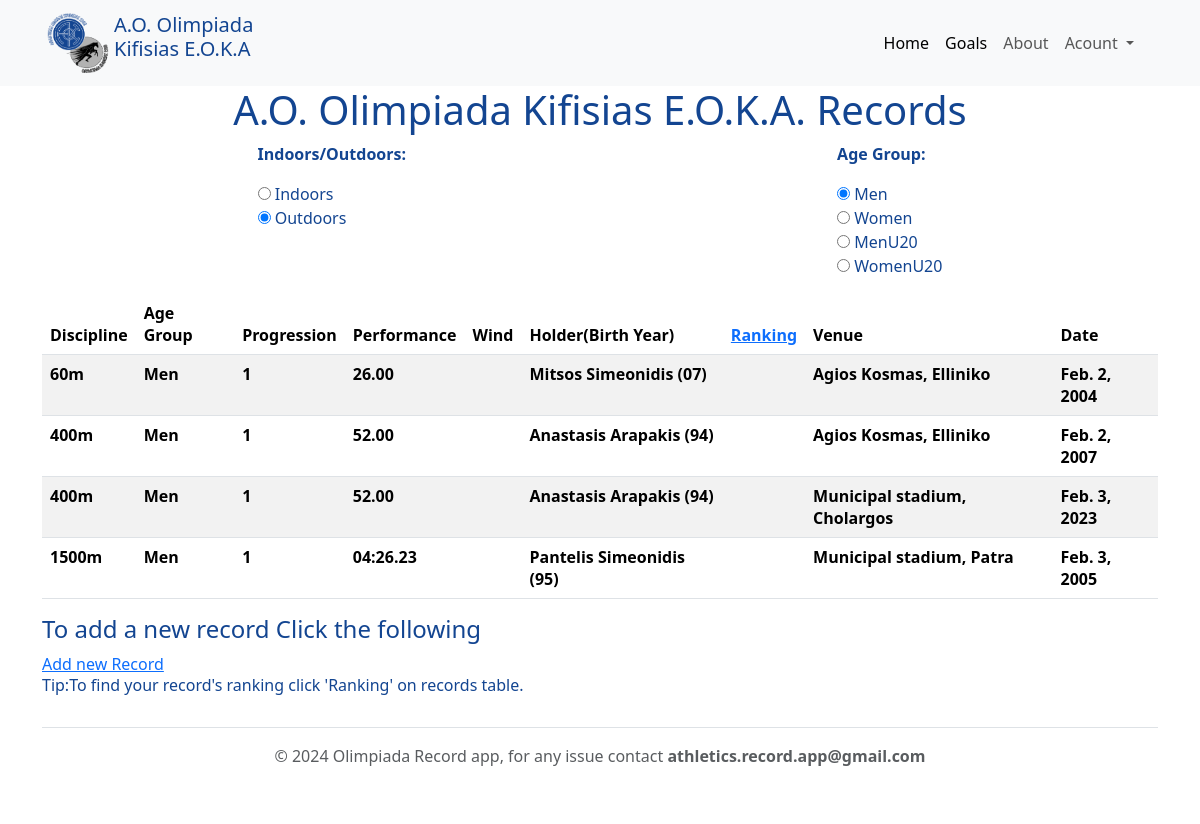
The page /records/ on the database as committed earlier.
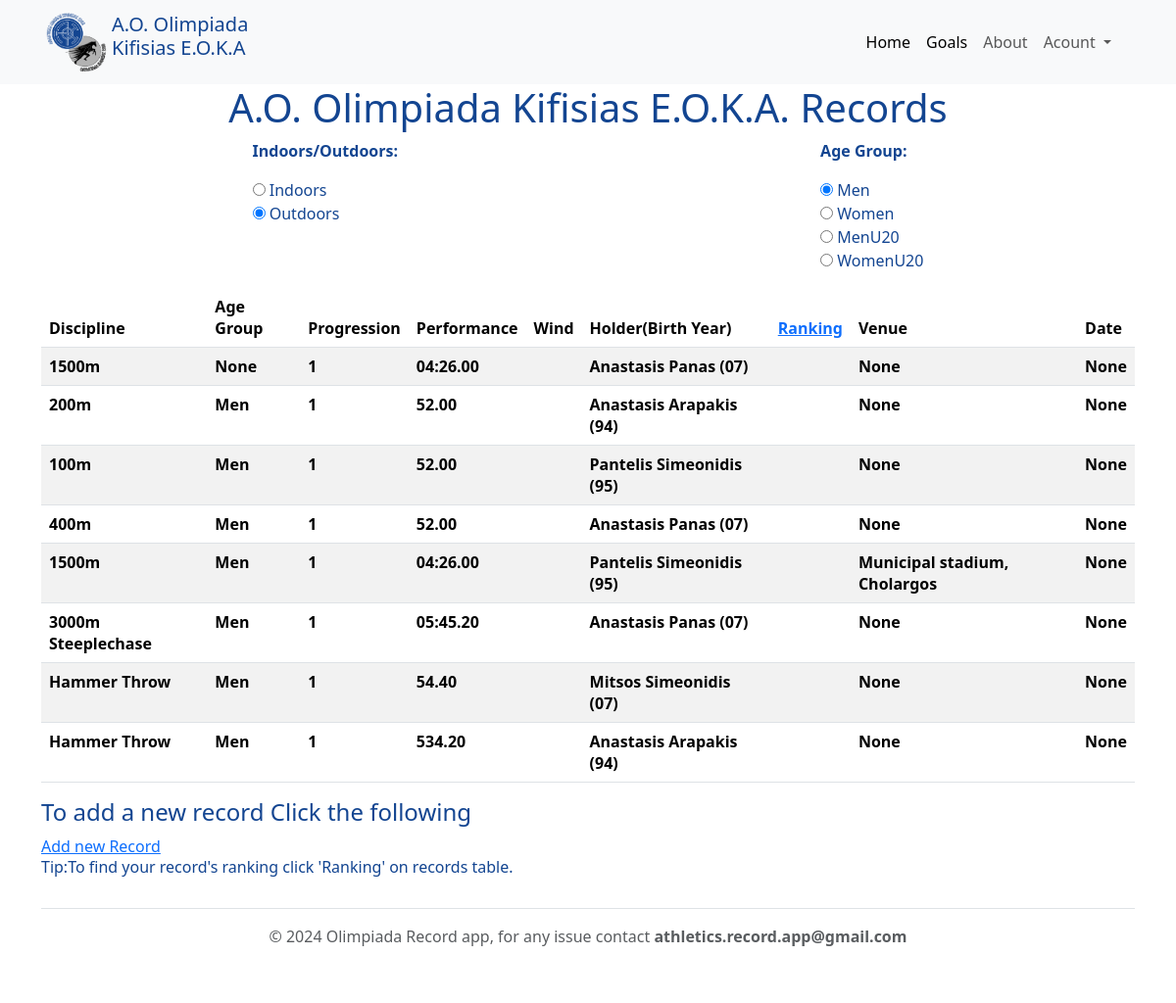
The same page on the database as committed later.
### records/models.py (models this page shows, shortened)
class Record(models.Model):
    user = models.ForeignKey(User, blank=True, null=True, on_delete=models.SET_NULL)
    holder = models.ForeignKey(Athlete, blank=True, null=True, on_delete=models.SET_NULL)
    age_group = models.ForeignKey(AgeGroup, blank=True, null=True, on_delete=models.SET_NULL)
    discipline = models.ForeignKey(Discipline, blank=True, null=True, on_delete=models.SET_NULL)
    venue = models.ForeignKey(Venue, blank=True, null=True, on_delete=models.SET_NULL)
    stadium = models.ForeignKey(Stadium, blank=True, null=True, on_delete=models.SET_NULL)
    performance = models.FloatField(blank=False, null=True)
    ranking = models.IntegerField(blank=True, null=True)
    progression = models.IntegerField(blank=True, null=True, default=1)
    wind = models.DecimalField(
        max_digits=3,
        decimal_places=1,
        validators=[MinValueValidator(-9.9), MaxValueValidator(9.9)],
        null=True,
        blank=True
    )
    record_date = models.DateField(auto_now=False, auto_now_add=False, null=True, blank=True)
    timestamp = models.DateTimeField(auto_now_add=True)
    updated = models.DateTimeField(auto_now=True)
    @property
    def formatted_performance(self):
        if self.performance is None:
            return ''
        if self.discipline.discipline_type == 'road':
            performance_formatted = self.performance
            minutes = int((performance_formatted % 3600) // 60)
            seconds = performance_formatted % 60
            if minutes == 0:
                performance_formatted_str = f"{seconds:05.2f}"
            else:
                performance_formatted_str = f"{minutes:02}:{seconds:05.2f}"
        else:
            performance_formatted_str = f'{self.performance:.2f}'
        return performance_formatted_str
    def __str__(self):
        return f"{self.discipline} {self.age_group} {self.holder.__str__()}"
    def get_wind_display(self):
        return '' if self.wind is None else str(self.wind)
    def get_ranking_display(self):
        return '' if self.ranking is None else str(self.ranking)
    class Meta:
        unique_together = [['holder', 'discipline', 'performance', 'age_group']]
        db_table = 'Olimpiada records'

class Discipline(models.Model):
    stadium = models.ForeignKey(Stadium, on_delete=models.CASCADE)
    name = models.CharField(max_length=25)
    @property
    def discipline_type(self):
        if self.name in road_disciplines:
            return 'road'
        else:
            return 'field'
    class Meta:
        unique_together = [('stadium', 'name')]
    def __str__(self):
        return f"{self.name} {self.stadium}"

class AgeGroup(models.Model):
    age_group = models.CharField(max_length=10)
    def __str__(self):
        return self.age_group

class Athlete(models.Model):
    first_name = models.CharField(max_length=120)
    last_name = models.CharField(max_length=120)
    birth_year = models.IntegerField(default=None, blank=True, null=True)
    @property
    def full_name(self):
        return f"{self.first_name} {self.last_name}"
    @property
    def full_name_with_birthyear(self):
        return f"{self.full_name} ({str(self.birth_year)[2:]})"
    def __str__(self):
        return self.full_name

class Venue(models.Model):
    area = models.CharField(max_length=30)
    stadium_name = models.CharField(max_length=30)
    def __str__(self):
        return f"{self.stadium_name}, {self.area}"

### records/views.py (the view, shortened to what this page needs)
# urls.py: path('records/', RecordListView.as_view(), name='records-list'),
class RecordListView(ListView):
    model = Record
    def get_context_data(self, **kwargs):
        context = super().get_context_data(**kwargs)
        context['filter_form'] = RecordFilterForm(self.request.GET or
                                                  {'indoors_outdoors': 'outdoors', 'age_group': 'Men'})
        context['title'] = 'Records'
        return context
    def get_queryset(self):
        queryset = Record.objects.annotate(
            discipline_type=Case(
                When(discipline__name__in=road_disciplines, then=Value('road')),
                default=Value('field'),
                output_field=CharField()
            )
        ).order_by('age_group__age_group', '-discipline_type', 'performance')
        indoors_outdoors = self.request.GET.get('indoors_outdoors')
        if indoors_outdoors:
            queryset = queryset.filter(discipline__stadium__indoors_outdoors=indoors_outdoors)
        age_group = self.request.GET.get('age_group')
        if age_group:
            queryset = queryset.filter(age_group__age_group=age_group)
        return queryset
    title = 'Records'

### records/forms.py
class RecordFilterForm(forms.Form):
    indoors_outdoors = forms.ChoiceField(
        choices=[('indoors', 'Indoors'), ('outdoors', 'Outdoors')],
        widget=forms.RadioSelect,
        required=False,
        label='Stadium',
        initial='outdoors',
    )
    AGE_GROUP_CHOICES = [
        ('Men', 'Men'),
        ('Women', 'Women'),
        ('MenU20', 'MenU20'),
        ('WomenU20', 'WomenU20'),
    ]
    age_group = forms.ChoiceField(
        choices=AGE_GROUP_CHOICES,
        required=False,
        widget=forms.RadioSelect,
        initial='Men'
    )
    def __init__(self, *args, **kwargs):
        super().__init__(*args, **kwargs)
        self.fields['indoors_outdoors'].initial = 'outdoors'
        self.fields['age_group'].initial = 'Men'

### records/models.py (called while the page is built)
    def __str__(self):
        return self.name

### templates/records/record_list.html (shortened to what this page needs)
{% extends "base.html" %}
{% block content %}
           <h1 class="align-self-center">A.O. Olimpiada Kifisias E.O.K.A. Records</h1>
        <form id="filter-form" method="get">
            <div class="d-flex flex-wrap justify-content-around">
                <div class="d-inline">
                    <p class="fw-bold">Indoors/Outdoors:</p>
                    {{ filter_form.indoors_outdoors }}
                 </div>
                <div class="d-inline">
                    <p class="fw-bold">Age Group:</p>
                    {{ filter_form.age_group }}
                </div>
            </div>
        </form>
         <div class="overflow-x-scroll">
         <table class="table table-striped">
         <thead>
             <tr>
                <th>Discipline</th>
                <th>Age Group</th>
                <th>Progression</th>
                <th>Performance</th>
                <th>Wind</th>
                <th>Holder(Birth Year)</th>
                <th><a href="https://caltaf.com/pointscalc/calc.html">Ranking</a></th>
                <th>Venue</th>
                <th>Date</th>
             </tr>
         </thead>
         {% for object in record_list %}
         <tr>
              <th> {{ object.discipline.name }} </th>
              <th> {{ object.age_group }}</th>
              <th> {{ object.progression }}</th>
              <th> {{ object.formatted_performance }}</th>
              <th>{{ object.get_wind_display }}</th>
              <th>{{ object.holder.full_name_with_birthyear }}</th>
              <th> {{ object.get_ranking_display }}</th>
              <th> {{ object.venue }}</th>
              <th> {{ object.record_date }}</th>
         </tr>
         {% endfor %}
     </table>
  </div>
        <h4>To add a new record Click the following </h4>
        <a href="/records/create">Add new Record</a>
        <h6>Tip:To find your record's ranking click 'Ranking' on records table.</h6>
{% endblock %}

### templates/base.html (shortened to what this page needs)
{% load static %}
<html lang="en">
<head>
    <link href="https://cdn.jsdelivr.net/npm/bootstrap@5.3.3/dist/css/bootstrap.min.css" rel="stylesheet">
    <link rel="stylesheet" href="{% static 'records/style.css'%}">
</head>
<body>
    <header>
        <nav class="navbar navbar-expand-md navbar-light bg-light" aria-label="Offcanvas navbar large">
            <div class="container">
              <a class="navbar-brand" href="/"><img src="{% static '/records/images/LogoEnosis.png' %}" alt="LogoEnosis" class="LogoEnosis"><h5> A.O. Olimpiada <br> Kifisias E.O.K.A</h5></a>
              <div class="offcanvas offcanvas-end text-bg-light" tabindex="-1" id="offcanvasNavbar2" aria-labelledby="offcanvasNavbar2Label">
                <div class="offcanvas-body">
                  <ul class="navbar-nav justify-content-end flex-grow-1 pe-3 align-items-end">
                    <li class="nav-item">
                      <a class="nav-link active" aria-current="page" href="/">Home</a>
                    </li>
                    <li class="nav-item">
                      <a class="nav-link active" aria-current="page" href="{% url 'goals-list' %}">Goals</a>
                    </li>
                    <li class="nav-item">
                      <a class="nav-link" href="/about">About</a>
                    </li>
                    <li class="nav-item dropdown">
                      <a class="nav-link dropdown-toggle" href="#" role="button" data-bs-toggle="dropdown" aria-expanded="false">
                        Acount
                      </a>
                    </li>
                  </ul>
                </div>
              </div>
            </div>
          </nav>
    </header>
    <main class="firstcolor">
      <div class="container">
        <div class="d-flex flex-column">
            {% block content %}
            {% endblock %}
        </div>
      </div>
    </main>
<div class="container">
  <footer class="py-3 my-4 border-top">
     <p class="text-center text-body-secondary">© 2024 Olimpiada Record app, for any issue contact <b>athletics.record.app@gmail.com</b> </p>
  </footer>
</div>
</body>
</html>

### static/records/style.css (style rules this page uses)
.LogoEnosis { float: left; height: 60px; }
.firstcolor { color: #134591; }
h1, h2, h3, h4, h5 { color: #134591; }

Rows that differ between the two databases and show on the page:
removed Record: discipline.name "60m", age_group "Men", progression "1", formatted_performance "26.00", holder.full_name_with_birthyear "Mitsos Simeonidis (07)", venue "Agios Kosmas, Elliniko", record_date "Feb. 2, 2004"
removed Record: discipline.name "400m", age_group "Men", progression "1", formatted_performance "52.00", holder.full_name_with_birthyear "Anastasis Arapakis (94)", venue "Agios Kosmas, Elliniko", record_date "Feb. 2, 2007"
removed Record: discipline.name "400m", age_group "Men", progression "1", formatted_performance "52.00", holder.full_name_with_birthyear "Anastasis Arapakis (94)", venue "Municipal stadium, Cholargos", record_date "Feb. 3, 2023"
removed Record: discipline.name "1500m", age_group "Men", progression "1", formatted_performance "04:26.23", holder.full_name_with_birthyear "Pantelis Simeonidis (95)", venue "Municipal stadium, Patra", record_date "Feb. 3, 2005"
added Record: discipline.name "1500m", age_group "None", progression "1", formatted_performance "04:26.00", holder.full_name_with_birthyear "Anastasis Panas (07)", venue "None", record_date "None"
added Record: discipline.name "200m", age_group "Men", progression "1", formatted_performance "52.00", holder.full_name_with_birthyear "Anastasis Arapakis (94)", venue "None", record_date "None"
added Record: discipline.name "100m", age_group "Men", progression "1", formatted_performance "52.00", holder.full_name_with_birthyear "Pantelis Simeonidis (95)", venue "None", record_date "None"
added Record: discipline.name "400m", age_group "Men", progression "1", formatted_performance "52.00", holder.full_name_with_birthyear "Anastasis Panas (07)", venue "None", record_date "None"
added Record: discipline.name "1500m", age_group "Men", progression "1", formatted_performance "04:26.00", holder.full_name_with_birthyear "Pantelis Simeonidis (95)", venue "Municipal stadium, Cholargos", record_date "None"
added Record: discipline.name "3000m Steeplechase", age_group "Men", progression "1", formatted_performance "05:45.20", holder.full_name_with_birthyear "Anastasis Panas (07)", venue "None", record_date "None"
added Record: discipline.name "Hammer Throw", age_group "Men", progression "1", formatted_performance "54.40", holder.full_name_with_birthyear "Mitsos Simeonidis (07)", venue "None", record_date "None"
added Record: discipline.name "Hammer Throw", age_group "Men", progression "1", formatted_performance "534.20", holder.full_name_with_birthyear "Anastasis Arapakis (94)", venue "None", record_date "None"
